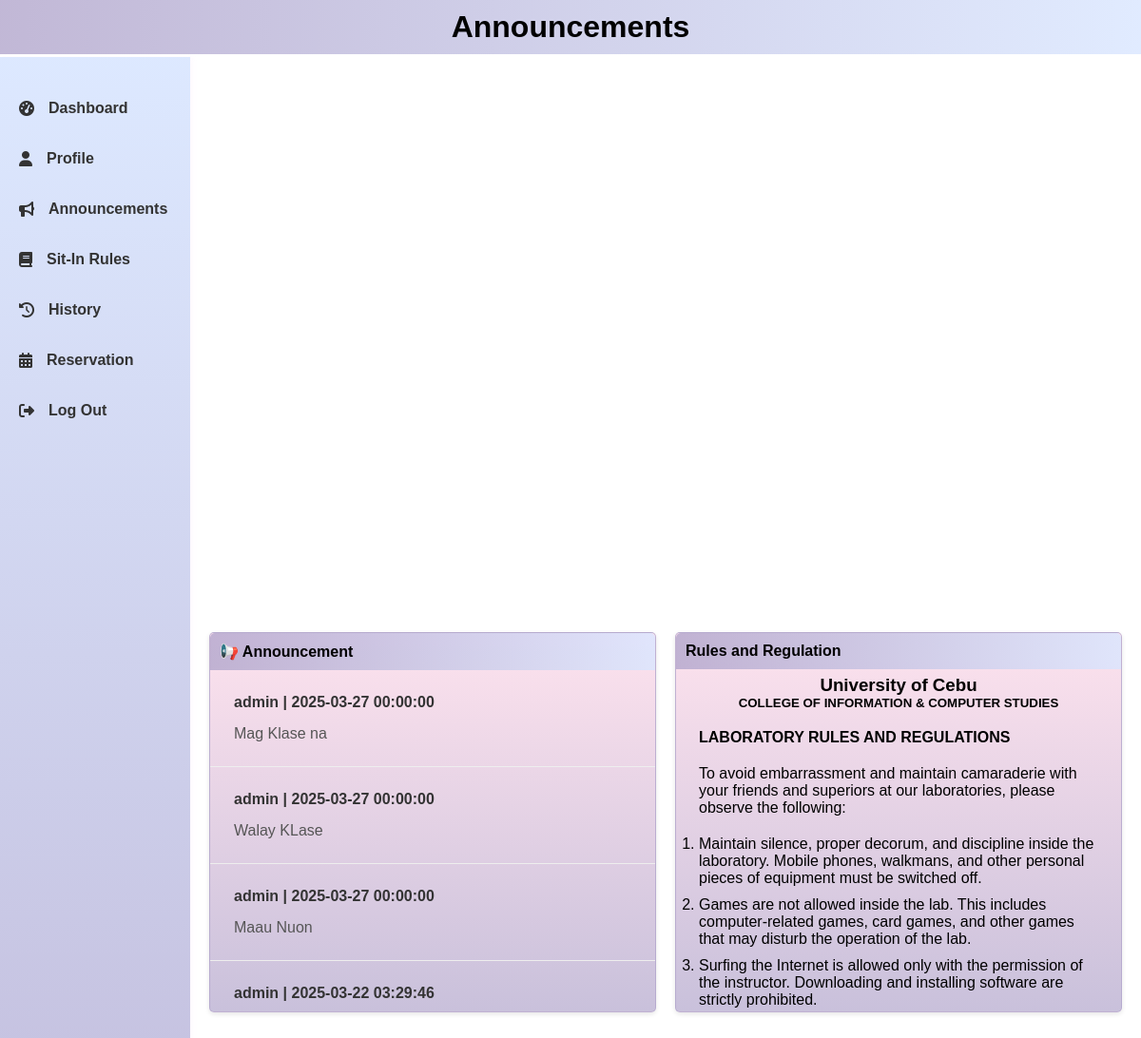
The page /announcements.php (signed in) on the database its author committed.
### tables this page shows
CREATE TABLE `announcements` (
  `id` int(11) NOT NULL,
  `title` varchar(255) NOT NULL,
  `content` text NOT NULL,
  `date` datetime NOT NULL,
  `created_by` varchar(100) NOT NULL
);

### announcements.php (the view, shortened to what this page needs)
<?php
include 'connect.php';
$sql = "SELECT * FROM announcements ORDER BY date DESC";
$result = $conn->query($sql);
?>
<!DOCTYPE html>
<html>
<head>
    <link rel="stylesheet" href="style.css">
    <link rel="stylesheet" href="https://cdnjs.cloudflare.com/ajax/libs/font-awesome/6.5.1/css/all.min.css">
</head>
<body>
    <div class="header">
        <h1>Announcements</h1>
    </div>
    <div class="sidebar">
        <ul>
            <li><a href="dashboard.php"><i class="fas fa-tachometer-alt"></i> Dashboard</a></li>
            <li><a href="profile.php"><i class="fas fa-user"></i> Profile</a></li>
            <li><a href="announcements.php"><i class="fas fa-bullhorn"></i> Announcements</a></li>
            <li><a href="sit_in_rules.php"><i class="fas fa-book"></i> Sit-In Rules</a></li>
            <li><a href="history.php"><i class="fas fa-history"></i> History</a></li>
            <li><a href="reservation.php"><i class="fas fa-calendar-alt"></i> Reservation</a></li>
            <li><a href="logout.php"><i class="fas fa-sign-out-alt"></i> Log Out</a></li>
        </ul>
    </div>
    <div class="content">
        <div class="announcement-box">
            <div class="announcement-header">
                📢 Announcement
            </div>
            <?php if ($result->num_rows > 0) { ?>
                <?php while($row = $result->fetch_assoc()) { ?>
                    <div class="announcement-item">
                        <div class="announcement-date"><?php echo $row['created_by']; ?> | <?php echo $row['date']; ?></div>
                        <div class="announcement-content"><?php echo $row['content']; ?></div>
                    </div>
                <?php } ?>
            <?php } else { ?>
                <div class="announcement-item">
                    <div class="announcement-date">No announcements found.</div>
                </div>
            <?php } ?>
        </div>
        <div class="container">
            <div class="header">Rules and Regulation</div>
            <h3 class="text-center mt-3">University of Cebu</h3>
            <h5 class="text-center">COLLEGE OF INFORMATION & COMPUTER STUDIES</h5>
            <h4 class="mt-4"><strong>LABORATORY RULES AND REGULATIONS</strong></h4>
            <p style="margin-top: 20px;">To avoid embarrassment and maintain camaraderie with your friends and superiors at our laboratories, please observe the following:</p>
            <ol style="margin-top: 20px;">
                <li>Maintain silence, proper decorum, and discipline inside the laboratory. Mobile phones, walkmans, and other personal pieces of equipment must be switched off.</li>
                <li>Games are not allowed inside the lab. This includes computer-related games, card games, and other games that may disturb the operation of the lab.</li>
                <li>Surfing the Internet is allowed only with the permission of the instructor. Downloading and installing software are strictly prohibited.</li>
        </ol>
        </div>
    </div>
</body>
</html>

### style.css (style rules this page uses)
* { margin: 0; padding: 0; box-sizing: border-box; font-family: "poppins", sans-serif; }
body { background-image: url('img/l.png'); background-size: cover; background-position: center; background-repeat: no-repeat; height: 125vh; width: 100vw; margin: 0; font-family: Arial, sans-serif; overflow: auto; display: flex; flex-direction: column; justify-content: center; align-items: center; }
.container { background: rgba(255, 255, 255, 0.2); backdrop-filter: blur(10px); -webkit-backdrop-filter: blur(10px); border: 1px solid rgba(255, 255, 255, 0.3); width: 450px; padding: 1.5rem; margin: 20px auto; border-radius: 10px; box-shadow: 0 4px 6px rgba(0, 0, 0, 0.1), 0 10px 20px rgba(0, 0, 0, 0.1), 0 15px 40px rgba(0, 0, 0, 0.2); }

### announcements.php (style rules this page uses)
body { margin: 0; font-family: 'Roboto', sans-serif; background-image: url('img/l.png'); background-size: cover; background-position: center; background-repeat: no-repeat; height: 100vh; display: grid; grid-template-rows: auto 1fr; grid-template-columns: 200px 1fr; grid-template-areas: "header header" "sidebar content"; }
.header { grid-area: header; background: linear-gradient(to right, rgba(178, 166, 204, 0.8), rgba(217, 230, 255, 0.8)); color: #000; padding: 10px 20px; text-align: center; position: fixed; width: 100%; left: 0; top: 0; z-index: 1000; }
.sidebar { grid-area: sidebar; background: linear-gradient(to bottom, rgba(217, 230, 255, 0.9), rgba(178, 166, 204, 0.9)); width: 200px; padding: 15px; box-shadow: 2px 0 5px rgba(245, 183, 242, 0.1); height: calc(100vh - 60px); position: fixed; left: 0; top: 60px; overflow-y: auto; }
.sidebar ul { list-style-type: none; padding: 0; }
.sidebar ul li { margin: 25px 0; }
.sidebar ul li a { text-decoration: none; color: #333; font-weight: bold; display: flex; align-items: center; padding: 5px; border-radius: 5px; transition: background-color 0.3s ease, color 0.3s ease; }
.sidebar ul li a i { margin-right: 15px; }
.content { grid-area: content; padding: 80px 20px 20px 20px; display: grid; grid-template-columns: 1fr 1fr; gap: 20px; }
.announcement-box, .container { width: 100%; background: linear-gradient(to bottom, rgba(253, 214, 230, 0.7), rgba(178, 166, 204, 0.7)); border: 1px solid rgba(178, 166, 204, 0.8); box-shadow: 0 2px 5px rgba(0,0,0,0.1); overflow-y: auto; max-height: 400px; border-radius: 5px; margin: 0 auto; transition: transform 0.3s ease, box-shadow 0.3s ease; }
.announcement-header, .container .header { background: linear-gradient(to right, rgba(178, 166, 204, 0.8), rgba(217, 230, 255, 0.8)); color: #000; padding: 10px; font-weight: bold; display: flex; align-items: center; gap: 8px; border-radius: 5px 5px 0 0; }
.announcement-item { padding: 25px; border-bottom: 1px solid #eee; }
.announcement-item:last-child { border-bottom: none; }
.announcement-date { font-weight: bold; color: #333; }
.announcement-content { margin-top: 15px; color: #555; }
.container h3, .container h4 { margin-top: 20px; }
.container h3, .container h5 { text-align: center; }
.container ol li, .container ul li { margin-bottom: 10px; }
.container h4 + p, .container h4 + li { margin-top: 20px; }

### rows shown on the page
announcements: created_by "admin", date "2025-03-27 00:00:00", content "Mag Klase na"
announcements: created_by "admin", date "2025-03-27 00:00:00", content "Walay KLase"
announcements: created_by "admin", date "2025-03-27 00:00:00", content "Maau Nuon"
announcements: created_by "admin", date "2025-03-22 03:29:46"
